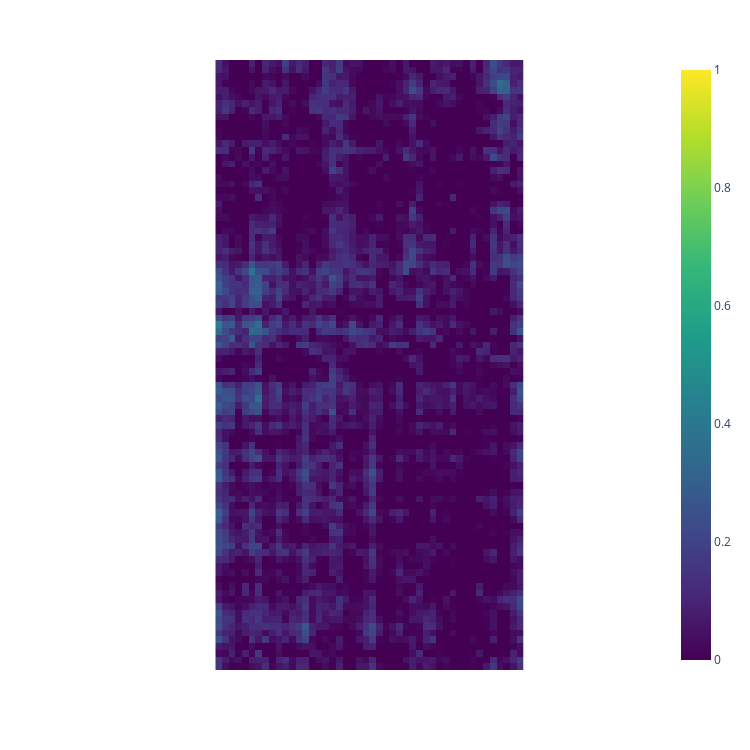

The notebook cell saved with this chart:
### Code cell
create_heatmap.create_heatmap(cos_sim_norm, offs_1, offs_2, text_1, text_2, 0)

### Figure 1 — Plotly figure (JSON) as saved in the notebook; plotly's stock layout.template omitted (floating-point values rounded to 4 significant figures; data arrays with more than 128 entries replaced by an {"elided": "..."} marker saying what was removed)
{"data": [{"coloraxis": "coloraxis", "hovertemplate": "x: %{x}<br>y: %{y}<br>color: %{z}<extra></extra>", "name": "0", "type": "heatmap", "x": ["Now faith is the substance of things hoped for, the evidence of things not seen.\nFor by it the elders obtained a good report.\nThrough faith we understand that the worlds were framed by the word of God, so that", "obtained a good report.\nThrough faith we understand that the worlds were framed by the word of God, so that things which are seen were not made of things which do appear.\nBy faith Abel offered unto God a more", "things which are seen were not made of things which do appear.\nBy faith Abel offered unto God a more excellent sacrifice than Cain, by which he obtained witness that he was righteous, God testifying of his gifts: and by", "excellent sacrifice than Cain, by which he obtained witness that he was righteous, God testifying of his gifts: and by it he being dead yet speaketh.\nBy faith Enoch was translated that he should not see death; and was not", "it he being dead yet speaketh.\nBy faith Enoch was translated that he should not see death; and was not found, because God had translated him: for before his translation he had this testimony, that he pleased God.\nBut without", "found, because God had translated him: for before his translation he had this testimony, that he pleased God.\nBut without faith it is impossible to please him: for he that cometh to God must believe that he is, and that", "faith it is impossible to please him: for he that cometh to God must believe that he is, and that he is a rewarder of them that diligently seek him.\nBy faith Noah, being warned of God of things not", "he is a rewarder of them that diligently seek him.\nBy faith Noah, being warned of God of things not seen as yet, moved with fear, prepared an ark to the saving of his house; by the which he condemned", "seen as yet, moved with fear, prepared an ark to the saving of his house; by the which he condemned the world, and became heir of the righteousness which is by faith.\nBy faith Abraham, when he was called to", "the world, and became heir of the righteousness which is by faith.\nBy faith Abraham, when he was called to go out into a place which he should after receive for an inheritance, obeyed; and he went out, not knowing", "go out into a place which he should after receive for an inheritance, obeyed; and he went out, not knowing whither he went.\nBy faith he sojourned in the land of promise, as in a strange country, dwelling in tabernacles", "whither he went.\nBy faith he sojourned in the land of promise, as in a strange country, dwelling in tabernacles with Isaac and Jacob, the heirs with him of the same promise:\nFor he looked for a city which hath", "with Isaac and Jacob, the heirs with him of the same promise:\nFor he looked for a city which hath foundations, whose builder and maker is God.\nThrough faith also Sara herself received strength to conceive seed, and was delivered", "foundations, whose builder and maker is God.\nThrough faith also Sara herself received strength to conceive seed, and was delivered of a child when she was past age, because she judged him faithful who had promised.\nTherefore sprang there even", "of a child when she was past age, because she judged him faithful who had promised.\nTherefore sprang there even of one, and him as good as dead, so many as the stars of the sky in multitude, and as", "of one, and him as good as dead, so many as the stars of the sky in multitude, and as the sand which is by the sea shore innumerable.\nThese all died in faith, not having received the promises, but", "the sand which is by the sea shore innumerable.\nThese all died in faith, not having received the promises, but having seen them afar off, and were persuaded of them, and embraced them, and confessed that they were strangers and", "having seen them afar off, and were persuaded of them, and embraced them, and confessed that they were strangers and pilgrims on the earth.\nFor they that say such things declare plainly that they seek a country.\nAnd truly, if", "pilgrims on the earth.\nFor they that say such things declare plainly that they seek a country.\nAnd truly, if they had been mindful of that country from whence they came out, they might have had opportunity to have returned.", "they had been mindful of that country from whence they came out, they might have had opportunity to have returned.\nBut now they desire a better country, that is, an heavenly: wherefore God is not ashamed to be called their", "But now they desire a better country, that is, an heavenly: wherefore God is not ashamed to be called their God: for he hath prepared for them a city.\nBy faith Abraham, when he was tried, offered up Isaac: and", "God: for he hath prepared for them a city.\nBy faith Abraham, when he was tried, offered up Isaac: and he that had received the promises offered up his only begotten son,\nOf whom it was said, That in Isaac", "he that had received the promises offered up his only begotten son,\nOf whom it was said, That in Isaac shall thy seed be called:\nAccounting that God was able to raise him up, even from the dead; from whence", "shall thy seed be called:\nAccounting that God was able to raise him up, even from the dead; from whence also he received him in a figure.\nBy faith Isaac blessed Jacob and Esau concerning things to come.\nBy faith", "also he received him in a figure.\nBy faith Isaac blessed Jacob and Esau concerning things to come.\nBy faith Jacob, when he was a dying, blessed both the sons of Joseph; and worshipped, leaning upon the top of his", "Jacob, when he was a dying, blessed both the sons of Joseph; and worshipped, leaning upon the top of his staff.\nBy faith Joseph, when he died, made mention of the departing of the children of Israel; and gave commandment", "staff.\nBy faith Joseph, when he died, made mention of the departing of the children of Israel; and gave commandment concerning his bones.\nBy faith Moses, when he was born, was hid three months of his parents, because they saw", "concerning his bones.\nBy faith Moses, when he was born, was hid three months of his parents, because they saw he was a proper child; and they were not afraid of the king's commandment.\nBy faith Moses, when he was", "he was a proper child; and they were not afraid of the king's commandment.\nBy faith Moses, when he was come to years, refused to be called the son of Pharaoh's daughter;\nChoosing rather to suffer affliction with the people", "come to years, refused to be called the son of Pharaoh's daughter;\nChoosing rather to suffer affliction with the people of God, than to enjoy the pleasures of sin for a season;\nEsteeming the reproach of Christ greater riches than", "of God, than to enjoy the pleasures of sin for a season;\nEsteeming the reproach of Christ greater riches than the treasures in Egypt: for he had respect unto the recompence of the reward.\nBy faith he forsook Egypt, not", "the treasures in Egypt: for he had respect unto the recompence of the reward.\nBy faith he forsook Egypt, not fearing the wrath of the king: for he endured, as seeing him who is invisible.\nThrough faith he kept the", "fearing the wrath of the king: for he endured, as seeing him who is invisible.\nThrough faith he kept the passover, and the sprinkling of blood, lest he that destroyed the firstborn should touch them.\nBy faith they passed through", "passover, and the sprinkling of blood, lest he that destroyed the firstborn should touch them.\nBy faith they passed through the Red sea as by dry land: which the Egyptians assaying to do were drowned.\nBy faith the walls of", "the Red sea as by dry land: which the Egyptians assaying to do were drowned.\nBy faith the walls of Jericho fell down, after they were compassed about seven days.\nBy faith the harlot Rahab perished not with them that", "Jericho fell down, after they were compassed about seven days.\nBy faith the harlot Rahab perished not with them that believed not, when she had received the spies with peace.\nAnd what shall I more say? for the time would", "believed not, when she had received the spies with peace.\nAnd what shall I more say? for the time would fail me to tell of Gedeon, and of Barak, and of Samson, and of Jephthae; of David also, and Samuel,", "fail me to tell of Gedeon, and of Barak, and of Samson, and of Jephthae; of David also, and Samuel, and of the prophets:\nWho through faith subdued kingdoms, wrought righteousness, obtained promises, stopped the mouths of lions,\nQuenched the", "and of the prophets:\nWho through faith subdued kingdoms, wrought righteousness, obtained promises, stopped the mouths of lions,\nQuenched the violence of fire, escaped the edge of the sword, out of weakness were made strong, waxed valiant in fight, turned", "violence of fire, escaped the edge of the sword, out of weakness were made strong, waxed valiant in fight, turned to flight the armies of the aliens.\nWomen received their dead raised to life again: and others were tortured, not", "to flight the armies of the aliens.\nWomen received their dead raised to life again: and others were tortured, not accepting deliverance; that they might obtain a better resurrection:\nAnd others had trial of cruel mockings and scourgings, yea, moreover", "accepting deliverance; that they might obtain a better resurrection:\nAnd others had trial of cruel mockings and scourgings, yea, moreover of bonds and imprisonment:\nThey were stoned, they were sawn asunder, were tempted, were slain with the sword: they wandered", "of bonds and imprisonment:\nThey were stoned, they were sawn asunder, were tempted, were slain with the sword: they wandered about in sheepskins and goatskins; being destitute, afflicted, tormented;\n(Of whom the world was not worthy:) they wandered in deserts,", "about in sheepskins and goatskins; being destitute, afflicted, tormented;\n(Of whom the world was not worthy:) they wandered in deserts, and in mountains, and in dens and caves of the earth.\nAnd these all, having obtained a good report through", "and in mountains, and in dens and caves of the earth.\nAnd these all, having obtained a good report through faith, received not the promise:\nGod having provided some better thing for us, that they without us should not be", "faith, received not the promise:\nGod having provided some better thing for us, that they without us should not be made perfect."], "xaxis": "x", "y": ["And it came to pass that they did go forth, and began to preach the word of God unto the people, entering into their synagogues, and into their houses; yea, and even they did preach the word in their streets.", "people, entering into their synagogues, and into their houses; yea, and even they did preach the word in their streets.\nAnd it came to pass that after much labor among them, they began to have success among the poor class", "And it came to pass that after much labor among them, they began to have success among the poor class of people; for behold, they were cast out of the synagogues because of the coarseness of their apparel--\nTherefore they", "of people; for behold, they were cast out of the synagogues because of the coarseness of their apparel--\nTherefore they were not permitted to enter into their synagogues to worship God, being esteemed as filthiness; therefore they were poor; yea,", "were not permitted to enter into their synagogues to worship God, being esteemed as filthiness; therefore they were poor; yea, they were esteemed by their brethren as dross; therefore they were poor as to things of the world; and also", "they were esteemed by their brethren as dross; therefore they were poor as to things of the world; and also they were poor in heart.\nNow, as Alma was teaching and speaking unto the people upon the hill Onidah, there", "they were poor in heart.\nNow, as Alma was teaching and speaking unto the people upon the hill Onidah, there came a great multitude unto him, who were those of whom we have been speaking, of whom were poor in", "came a great multitude unto him, who were those of whom we have been speaking, of whom were poor in heart, because of their poverty as to the things of the world.\nAnd they came unto Alma; and the one", "heart, because of their poverty as to the things of the world.\nAnd they came unto Alma; and the one who was the foremost among them said unto him: Behold, what shall these my brethren do, for they are despised", "who was the foremost among them said unto him: Behold, what shall these my brethren do, for they are despised of all men because of their poverty, yea, and more especially by our priests; for they have cast us out", "of all men because of their poverty, yea, and more especially by our priests; for they have cast us out of our synagogues which we have labored abundantly to build with our own hands; and they have cast us out", "of our synagogues which we have labored abundantly to build with our own hands; and they have cast us out because of our exceeding poverty; and we have no place to worship our God; and behold, what shall we do?", "because of our exceeding poverty; and we have no place to worship our God; and behold, what shall we do?\nAnd now when Alma heard this, he turned him about, his face immediately towards him, and he beheld with great", "And now when Alma heard this, he turned him about, his face immediately towards him, and he beheld with great joy; for he beheld that their afflictions had truly humbled them, and that they were in a preparation to hear", "joy; for he beheld that their afflictions had truly humbled them, and that they were in a preparation to hear the word.\nTherefore he did say no more to the other multitude; but he stretched forth his hand, and cried", "the word.\nTherefore he did say no more to the other multitude; but he stretched forth his hand, and cried unto those whom he beheld, who were truly penitent, and said unto them:\nI behold that ye are lowly in", "unto those whom he beheld, who were truly penitent, and said unto them:\nI behold that ye are lowly in heart; and if so, blessed are ye.\nBehold thy brother hath said, What shall we do?--for we are cast out", "heart; and if so, blessed are ye.\nBehold thy brother hath said, What shall we do?--for we are cast out of our synagogues, that we cannot worship our God.\nBehold I say unto you, do ye suppose that ye cannot", "of our synagogues, that we cannot worship our God.\nBehold I say unto you, do ye suppose that ye cannot worship God save it be in your synagogues only?\nAnd moreover, I would ask, do ye suppose that ye must", "worship God save it be in your synagogues only?\nAnd moreover, I would ask, do ye suppose that ye must not worship God only once in a week?\nI say unto you, it is well that ye are cast out", "not worship God only once in a week?\nI say unto you, it is well that ye are cast out of your synagogues, that ye may be humble, and that ye may learn wisdom; for it is necessary that ye", "of your synagogues, that ye may be humble, and that ye may learn wisdom; for it is necessary that ye should learn wisdom; for it is because that ye are cast out, that ye are despised of your brethren because", "should learn wisdom; for it is because that ye are cast out, that ye are despised of your brethren because of your exceeding poverty, that ye are brought to a lowliness of heart; for ye are necessarily brought to be", "of your exceeding poverty, that ye are brought to a lowliness of heart; for ye are necessarily brought to be humble.\nAnd now, because ye are compelled to be humble blessed are ye; for a man sometimes, if he is", "humble.\nAnd now, because ye are compelled to be humble blessed are ye; for a man sometimes, if he is compelled to be humble, seeketh repentance; and now surely, whosoever repenteth shall find mercy; and he that findeth mercy and", "compelled to be humble, seeketh repentance; and now surely, whosoever repenteth shall find mercy; and he that findeth mercy and endureth to the end the same shall be saved.\nAnd now, as I said unto you, that because ye were", "endureth to the end the same shall be saved.\nAnd now, as I said unto you, that because ye were compelled to be humble ye were blessed, do ye not suppose that they are more blessed who truly humble themselves", "compelled to be humble ye were blessed, do ye not suppose that they are more blessed who truly humble themselves because of the word?\nYea, he that truly humbleth himself, and repenteth of his sins, and endureth to the end,", "because of the word?\nYea, he that truly humbleth himself, and repenteth of his sins, and endureth to the end, the same shall be blessed--yea, much more blessed than they who are compelled to be humble because of their exceeding", "the same shall be blessed--yea, much more blessed than they who are compelled to be humble because of their exceeding poverty.\nTherefore, blessed are they who humble themselves without being compelled to be humble; or rather, in other words, blessed", "poverty.\nTherefore, blessed are they who humble themselves without being compelled to be humble; or rather, in other words, blessed is he that believeth in the word of God, and is baptized without stubbornness of heart, yea, without being brought", "is he that believeth in the word of God, and is baptized without stubbornness of heart, yea, without being brought to know the word, or even compelled to know, before they will believe.\nYea, there are many who do say:", "to know the word, or even compelled to know, before they will believe.\nYea, there are many who do say: If thou wilt show unto us a sign from heaven, then we shall know of a surety; then we shall", "If thou wilt show unto us a sign from heaven, then we shall know of a surety; then we shall believe.\nNow I ask, is this faith? Behold, I say unto you, Nay; for if a man knoweth a thing", "believe.\nNow I ask, is this faith? Behold, I say unto you, Nay; for if a man knoweth a thing he hath no cause to believe, for he knoweth it.\nAnd now, how much more cursed is he that knoweth", "he hath no cause to believe, for he knoweth it.\nAnd now, how much more cursed is he that knoweth the will of God and doeth it not, than he that only believeth, or only hath cause to believe, and", "the will of God and doeth it not, than he that only believeth, or only hath cause to believe, and falleth into transgression?\nNow of this thing ye must judge. Behold, I say unto you, that it is on the", "falleth into transgression?\nNow of this thing ye must judge. Behold, I say unto you, that it is on the one hand even as it is on the other; and it shall be unto every man according to his work.", "one hand even as it is on the other; and it shall be unto every man according to his work.\nAnd now as I said concerning faith--faith is not to have a perfect knowledge of things; therefore if ye have", "And now as I said concerning faith--faith is not to have a perfect knowledge of things; therefore if ye have faith ye hope for things which are not seen, which are true.\nAnd now, behold, I say unto you, and", "faith ye hope for things which are not seen, which are true.\nAnd now, behold, I say unto you, and I would that ye should remember, that God is merciful unto all who believe on his name; therefore he desireth,", "I would that ye should remember, that God is merciful unto all who believe on his name; therefore he desireth, in the first place, that ye should believe, yea, even on his word.\nAnd now, he imparteth his word by", "in the first place, that ye should believe, yea, even on his word.\nAnd now, he imparteth his word by angels unto men, yea, not only men but women also. Now this is not all; little children do have words", "angels unto men, yea, not only men but women also. Now this is not all; little children do have words given unto them many times, which confound the wise and the learned.\nAnd now, my beloved brethren, as ye have", "given unto them many times, which confound the wise and the learned.\nAnd now, my beloved brethren, as ye have desired to know of me what ye shall do because ye are afflicted and cast out--now I do not desire", "desired to know of me what ye shall do because ye are afflicted and cast out--now I do not desire that ye should suppose that I mean to judge you only according to that which is true--\nFor I do", "that ye should suppose that I mean to judge you only according to that which is true--\nFor I do not mean that ye all of you have been compelled to humble yourselves; for I verily believe that there are", "not mean that ye all of you have been compelled to humble yourselves; for I verily believe that there are some among you who would humble themselves, let them be in whatsoever circumstances they might.\nNow, as I said concerning", "some among you who would humble themselves, let them be in whatsoever circumstances they might.\nNow, as I said concerning faith--that it was not a perfect knowledge--even so it is with my words. Ye cannot know of their surety at", "faith--that it was not a perfect knowledge--even so it is with my words. Ye cannot know of their surety at first, unto perfection, any more than faith is a perfect knowledge.\nBut behold, if ye will awake and arouse your", "first, unto perfection, any more than faith is a perfect knowledge.\nBut behold, if ye will awake and arouse your faculties, even to an experiment upon my words, and exercise a particle of faith, yea, even if ye can no", "faculties, even to an experiment upon my words, and exercise a particle of faith, yea, even if ye can no more than desire to believe, let this desire work in you, even until ye believe in a manner that ye", "more than desire to believe, let this desire work in you, even until ye believe in a manner that ye can give place for a portion of my words.\nNow, we will compare the word unto a seed. Now, if", "can give place for a portion of my words.\nNow, we will compare the word unto a seed. Now, if ye give place, that a seed may be planted in your heart, behold, if it be a true seed, or", "ye give place, that a seed may be planted in your heart, behold, if it be a true seed, or a good seed, if ye do not cast it out by your unbelief, that ye will resist the Spirit of", "a good seed, if ye do not cast it out by your unbelief, that ye will resist the Spirit of the Lord, behold, it will begin to swell within your breasts; and when you feel these swelling motions, ye will", "the Lord, behold, it will begin to swell within your breasts; and when you feel these swelling motions, ye will begin to say within yourselves--It must needs be that this is a good seed, or that the word is good,", "begin to say within yourselves--It must needs be that this is a good seed, or that the word is good, for it beginneth to enlarge my soul; yea, it beginneth to enlighten my understanding, yea, it beginneth to be delicious", "for it beginneth to enlarge my soul; yea, it beginneth to enlighten my understanding, yea, it beginneth to be delicious to me.\nNow behold, would not this increase your faith? I say unto you, Yea; nevertheless it hath not grown", "to me.\nNow behold, would not this increase your faith? I say unto you, Yea; nevertheless it hath not grown up to a perfect knowledge.\nBut behold, as the seed swelleth, and sprouteth, and beginneth to grow, then you must", "up to a perfect knowledge.\nBut behold, as the seed swelleth, and sprouteth, and beginneth to grow, then you must needs say that the seed is good; for behold it swelleth, and sprouteth, and beginneth to grow. And now, behold,", "needs say that the seed is good; for behold it swelleth, and sprouteth, and beginneth to grow. And now, behold, will not this strengthen your faith? Yea, it will strengthen your faith: for ye will say I know that this", "will not this strengthen your faith? Yea, it will strengthen your faith: for ye will say I know that this is a good seed; for behold it sprouteth and beginneth to grow.\nAnd now, behold, are ye sure that this", "is a good seed; for behold it sprouteth and beginneth to grow.\nAnd now, behold, are ye sure that this is a good seed? I say unto you, Yea; for every seed bringeth forth unto its own likeness.\nTherefore, if", "is a good seed? I say unto you, Yea; for every seed bringeth forth unto its own likeness.\nTherefore, if a seed groweth it is good, but if it groweth not, behold it is not good, therefore it is cast", "a seed groweth it is good, but if it groweth not, behold it is not good, therefore it is cast away.\nAnd now, behold, because ye have tried the experiment, and planted the seed, and it swelleth and sprouteth, and", "away.\nAnd now, behold, because ye have tried the experiment, and planted the seed, and it swelleth and sprouteth, and beginneth to grow, ye must needs know that the seed is good.\nAnd now, behold, is your knowledge perfect? Yea,", "beginneth to grow, ye must needs know that the seed is good.\nAnd now, behold, is your knowledge perfect? Yea, your knowledge is perfect in that thing, and your faith is dormant; and this because you know, for ye know", "your knowledge is perfect in that thing, and your faith is dormant; and this because you know, for ye know that the word hath swelled your souls, and ye also know that it hath sprouted up, that your understanding doth", "that the word hath swelled your souls, and ye also know that it hath sprouted up, that your understanding doth begin to be enlightened, and your mind doth begin to expand.\nO then, is not this real? I say unto", "begin to be enlightened, and your mind doth begin to expand.\nO then, is not this real? I say unto you, Yea, because it is light; and whatsoever is light, is good, because it is discernible, therefore ye must know", "you, Yea, because it is light; and whatsoever is light, is good, because it is discernible, therefore ye must know that it is good; and now behold, after ye have tasted this light is your knowledge perfect?\nBehold I say", "that it is good; and now behold, after ye have tasted this light is your knowledge perfect?\nBehold I say unto you, Nay; neither must ye lay aside your faith, for ye have only exercised your faith to plant the", "unto you, Nay; neither must ye lay aside your faith, for ye have only exercised your faith to plant the seed that ye might try the experiment to know if the seed was good.\nAnd behold, as the tree beginneth", "seed that ye might try the experiment to know if the seed was good.\nAnd behold, as the tree beginneth to grow, ye will say: Let us nourish it with great care, that it may get root, that it may", "to grow, ye will say: Let us nourish it with great care, that it may get root, that it may grow up, and bring forth fruit unto us. And now behold, if ye nourish it with much care it will", "grow up, and bring forth fruit unto us. And now behold, if ye nourish it with much care it will get root, and grow up, and bring forth fruit.\nBut if ye neglect the tree, and take no thought for", "get root, and grow up, and bring forth fruit.\nBut if ye neglect the tree, and take no thought for its nourishment, behold it will not get any root; and when the heat of the sun cometh and scorcheth it,", "its nourishment, behold it will not get any root; and when the heat of the sun cometh and scorcheth it, because it hath no root it withers away, and ye pluck it up and cast it out.\nNow, this is", "because it hath no root it withers away, and ye pluck it up and cast it out.\nNow, this is not because the seed was not good, neither is it because the fruit thereof would not be desirable; but it", "not because the seed was not good, neither is it because the fruit thereof would not be desirable; but it is because your ground is barren, and ye will not nourish the tree, therefore ye cannot have the fruit thereof.", "is because your ground is barren, and ye will not nourish the tree, therefore ye cannot have the fruit thereof.\nAnd thus, if ye will not nourish the word, looking forward with an eye of faith to the fruit thereof,", "And thus, if ye will not nourish the word, looking forward with an eye of faith to the fruit thereof, ye can never pluck of the fruit of the tree of life.\nBut if ye will nourish the word, yea,", "ye can never pluck of the fruit of the tree of life.\nBut if ye will nourish the word, yea, nourish the tree as it beginneth to grow, by your faith with great diligence, and with patience, looking forward to", "nourish the tree as it beginneth to grow, by your faith with great diligence, and with patience, looking forward to the fruit thereof, it shall take root; and behold it shall be a tree springing up unto everlasting life.\nAnd", "the fruit thereof, it shall take root; and behold it shall be a tree springing up unto everlasting life.\nAnd because of your diligence and your faith and your patience with the word in nourishing it, that it may take", "because of your diligence and your faith and your patience with the word in nourishing it, that it may take root in you, behold, by and by ye shall pluck the fruit thereof, which is most precious, which is sweet", "root in you, behold, by and by ye shall pluck the fruit thereof, which is most precious, which is sweet above all that is sweet, and which is white above all that is white, yea, and pure above all that", "above all that is sweet, and which is white above all that is white, yea, and pure above all that is pure; and ye shall feast upon this fruit even until ye are filled, that ye hunger not, neither shall", "is pure; and ye shall feast upon this fruit even until ye are filled, that ye hunger not, neither shall ye thirst.\nThen, my brethren, ye shall reap the rewards of your faith, and your diligence, and patience, and long-suffering,", "ye thirst.\nThen, my brethren, ye shall reap the rewards of your faith, and your diligence, and patience, and long-suffering, waiting for the tree to bring forth fruit unto you."], "yaxis": "y", "z": {"elided": "91x46 float values"}}], "layout": {"coloraxis": {"cmax": 1, "cmin": 0, "colorscale": [[0, "#440154"], [0.1111, "#482878"], [0.2222, "#3e4989"], [0.3333, "#31688e"], [0.4444, "#26828e"], [0.5556, "#1f9e89"], [0.6667, "#35b779"], [0.7778, "#6ece58"], [0.8889, "#b5de2b"], [1, "#fde725"]]}, "height": 750, "margin": {"t": 60}, "width": 750, "xaxis": {"anchor": "y", "constrain": "domain", "domain": [0, 1], "scaleanchor": "y", "showticklabels": false}, "yaxis": {"anchor": "x", "autorange": "reversed", "constrain": "domain", "domain": [0, 1], "showticklabels": false}}}
